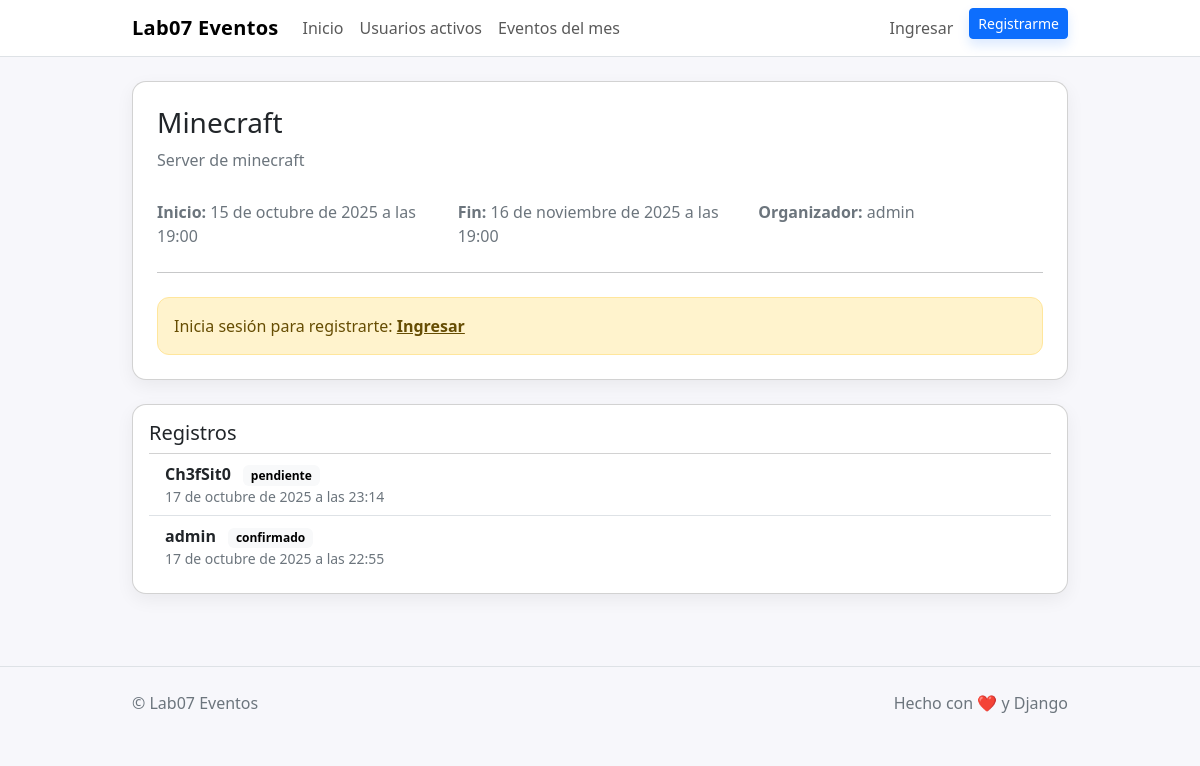
The app's page /evento/1/ with its own data.
### eventos/models.py (models this page shows, shortened)
class Evento(models.Model):
    titulo = models.CharField(max_length=150)
    descripcion = models.TextField()
    fecha_inicio = models.DateTimeField()
    fecha_fin = models.DateTimeField()
    organizador = models.ForeignKey(User, on_delete=models.CASCADE, related_name='eventos_organizados')
    creado = models.DateTimeField(auto_now_add=True)
    class Meta:
        ordering = ["fecha_inicio"]

class RegistroEvento(models.Model):
    PENDIENTE = "pendiente"
    CONFIRMADO = "confirmado"
    CANCELADO = "cancelado"
    ESTADOS = [
        (PENDIENTE, "Pendiente"),
        (CONFIRMADO, "Confirmado"),
        (CANCELADO, "Cancelado"),
    ]
    evento = models.ForeignKey(Evento, on_delete=models.CASCADE, related_name='registros')
    usuario = models.ForeignKey(User, on_delete=models.CASCADE, related_name='registros_evento')
    fecha_registro = models.DateTimeField(auto_now_add=True)
    estado = models.CharField(max_length=20, choices=ESTADOS, default=PENDIENTE)
    class Meta:
        unique_together = ("evento", "usuario")
        ordering = ["-fecha_registro"]

### eventos/views.py (the view)
# urls.py: path('evento/<int:pk>/', views.EventoDetailView.as_view(), name='detalle'),
class EventoDetailView(DetailView):
    model = Evento
    template_name = "eventos/evento_detail.html"
    context_object_name = "evento"
    def get_context_data(self, **kwargs):
        ctx = super().get_context_data(**kwargs)
        if self.request.user.is_authenticated:
            ya_registrado = RegistroEvento.objects.filter(
                evento=self.object, usuario=self.request.user
            ).exists()
        else:
            ya_registrado = False
        ctx["ya_registrado"] = ya_registrado
        ctx["form_registro"] = RegistroEventoForm()
        ctx["registros"] = self.object.registros.select_related("usuario")
        return ctx

### templates/eventos/evento_detail.html (shortened to what this page needs)
{% extends "eventos/base.html" %}
{% block content %}
<div class="card p-4 mb-4">
  <div class="d-flex justify-content-between flex-wrap gap-2">
    <h1 class="h3 m-0">{{ evento.titulo }}</h1>
  </div>
  <p class="text-secondary mt-2 mb-1">{{ evento.descripcion }}</p>
  <div class="row text-secondary mt-2 g-3">
    <div class="col-md-4"><strong>Inicio:</strong> {{ evento.fecha_inicio }}</div>
    <div class="col-md-4"><strong>Fin:</strong> {{ evento.fecha_fin }}</div>
    <div class="col-md-4"><strong>Organizador:</strong> {{ evento.organizador.username }}</div>
  </div>
  <hr class="my-4">
  {% if user.is_authenticated %}
    {% if ya_registrado %}
      <div class="alert alert-success mb-0">Ya estás registrado en este evento.</div>
    {% else %}
      <form class="form-wrap" method="post" action="{% url 'eventos:registrarme' evento.pk %}">
        {% csrf_token %}
        {{ form_registro.as_p }}
        <button class="btn btn-primary btn-shadow" type="submit">Registrarme</button>
      </form>
    {% endif %}
  {% else %}
    <div class="alert alert-warning mb-0">
      Inicia sesión para registrarte: <a href="{% url 'login' %}" class="alert-link">Ingresar</a>
    </div>
  {% endif %}
</div>
<div class="card p-3">
  <h2 class="h5">Registros</h2>
  <ul class="list-group list-group-flush">
    {% for r in registros %}
      <li class="list-group-item d-flex justify-content-between align-items-center">
        <div>
          <strong>{{ r.usuario.username }}</strong>
          <span class="badge text-bg-light ms-2">{{ r.estado }}</span>
          <div class="small text-secondary">{{ r.fecha_registro }}</div>
        </div>
      </li>
    {% empty %}
      <li class="list-group-item text-secondary">Sin registros aún.</li>
    {% endfor %}
  </ul>
</div>
{% endblock %}

### static/css/base.css (style rules this page uses)
:root { --brand: #0d6efd; --bg: #f7f7fb; }
body { background: var(--bg); }
.card { border-radius: 14px; box-shadow: 0 6px 18px rgba(0,0,0,.06); }
.alert { border-radius: 12px; }

### records on screen
Evento: titulo "Minecraft", descripcion "Server de minecraft", fecha_inicio "15 de octubre de 2025 a las 19:00", fecha_fin "16 de noviembre de 2025 a las 19:00", organizador.username "admin"
RegistroEvento: usuario.username "Ch3fSit0", estado "pendiente", fecha_registro "17 de octubre de 2025 a las 23:14"
RegistroEvento: usuario.username "admin", estado "confirmado", fecha_registro "17 de octubre de 2025 a las 22:55"
